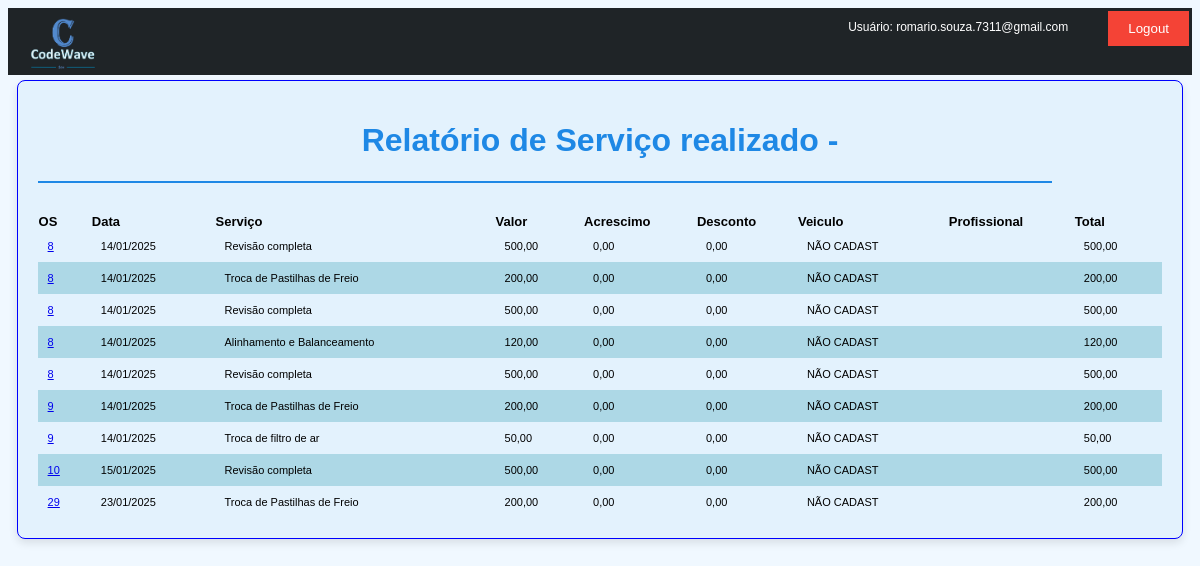
Page /servicos_por_funcionario/00000000000000 (signed in) on the committed database.
### loja/models.py (models this page shows, shortened)
class OS(models.Model):
    os = models.DecimalField(max_digits=100, decimal_places=0, default=0)
    data_cadastro = models.DateTimeField(default=datetime.now)
    servico = models.ForeignKey(TipoServicos, null=True, blank=True, on_delete=models.SET_NULL)
    valor_no_momento = models.DecimalField(max_digits=10, decimal_places=2, default=0)
    acrescimo = models.DecimalField(max_digits=10, decimal_places=2, default=0)
    desconto = models.DecimalField(max_digits=10, decimal_places=2, default=0)
    veiculo = models.ForeignKey(Veiculos, null=True, blank=True, on_delete=models.SET_NULL)
    profissional = models.ForeignKey(Profissional, null=True, blank=True, on_delete=models.SET_NULL)
    total = models.DecimalField(max_digits=10, decimal_places=2, default=0)
    status = models.BooleanField(default=False)
    obs = models.CharField(null=True, blank=True, max_length=20)

class TipoServicos(models.Model):
    nome = models.CharField(max_length=200)
    valor = models.DecimalField(max_digits=10, decimal_places=2, default=0)

class Veiculos(models.Model):
    cliente = models.ForeignKey(Cliente, null=True, blank=True, on_delete=models.SET_NULL)
    marca = models.ForeignKey(Marca, null=True, blank=True, on_delete=models.SET_NULL)
    ano = models.CharField(max_length=20)
    motor = models.ForeignKey(Motor, null=True, blank=True, on_delete=models.SET_NULL)
    combustivel = models.CharField(max_length=20, null=False, blank=False)
    transmissao = models.CharField(max_length=20, null=False, blank=False)
    placa = models.CharField(max_length=10, null=False, blank=False)
    data_cadastro = models.DateField(default=date.today)

### loja/views.py (the view)
# urls.py: path('servicos_por_funcionario/<str:cpf>', servicos_por_funcionario, name='servicos_por_funcionario'),
@login_required(login_url='/')
def servicos_por_funcionario(request, cpf):
    nome_usuario = request.user.username
    funcionario = Profissional.objects.get(cpf=cpf)
    os = OS.objects.filter(profissional=funcionario)
    return render(request, 'servicos_por_funcionario.html', {'os': os, 'nome_usuario':nome_usuario})

### loja/templates/servicos_por_funcionario.html
{% extends 'base.html' %} {% load static %} {% block body %}
<div class="form_fornecedor form_fornecedor_relatorio">
  <h1>Relatório de Serviço realizado - {{ os.profissional.nome }}</h1>
  <hr style="width: 90%; background-color: black; margin: 0 0 30px 0;">
  <table>
    <thead>
        <tr>
            <th class="cabec_rel_prod">OS</th>
            <th class="cabec_rel_prod">Data</th>
            <th class="cabec_rel_prod">Serviço</th>
            <th class="cabec_rel_prod">Valor</th>
            <th class="cabec_rel_prod">Acrescimo</th>
            <th class="cabec_rel_prod">Desconto</th>
            <th class="cabec_rel_prod">Veiculo</th>
            <th class="cabec_rel_prod">Profissional</th>
            <th class="cabec_rel_prod">Total</th>
        </tr>
    </thead>
    <tbody>
        {% if os %}
            {% for item in os %}
            <tr>
                {% load static %}
                <td class="font_rel_est">
                    <a href="{% static 'imagens/os/os_'%}{{item.os}}.pdf" target="_blank">
                        {{item.os}}
                    </a>
                </td>
                <td class="font_rel_est">{{ item.data_cadastro|date:"d/m/Y" }}</td>
                <td class="font_rel_est">{{ item.servico.nome }}</td>
                <td class="font_rel_est">{{ item.valor_no_momento }}</td>
                <td class="font_rel_est">{{ item.acrescimo }}</td>
                <td class="font_rel_est">{{ item.desconto }}</td>
                <td class="font_rel_est">{{ item.veiculo.placa }}</td>
                <td class="font_rel_est"></td>
                <td class="font_rel_est">{{ item.total }}</td>
            </tr>
            {% endfor %}
        {% else %}
            <tr>
                <td colspan="8" class="font_rel_est" style="text-align: center; font-weight: bold;">
                    Cliente sem nenhum serviço cadastrado
                </td>
            </tr>
        {% endif %}
    </tbody>
  </table>
</div>
{% endblock %}

### loja/templates/base.html (shortened to what this page needs)
{% load static %}
<!DOCTYPE html>
<html lang="pt-br">
  <head>
    <link rel="stylesheet" type="text/css" href="{% static 'css/main.css' %}" />
  </head>
  <body>
    <div class="espaco_logo">
      <a class="imagem_logo" href="{% url 'menu' %}">
        <img src="{% static 'imagens/logo.jpeg' %}" alt="Logo" width="70px" />
      </a>
      <p class="nome_do_usuario">Usuário: {{ nome_usuario }}</p>
      <form method="POST" action="{% url 'logout' %}">
        <button class="btn-logout" type="submit">Logout</button>
      </form>
    </div>
    {% block body %} {% endblock %}
  </body>
</html>

### static/css/main.css (style rules this page uses)
.cabec_rel_prod { font-family: Arial, sans-serif; font-size: 13px; }
.font_rel_est { font-weight: normal; font-family: Arial, sans-serif; font-size: 11px; }
tbody td { font-weight: normal; font-family: Arial, sans-serif; font-size: 14px; }
table { width: 100%; border-collapse: collapse; }
th, td { text-align: left; }
tr:nth-child(even) { background-color: #add8e6; }
body { font-family: Arial, sans-serif; background-color: #f0f8ff; }
.form_fornecedor { width: 50%; margin: auto; border: 1px solid blue; background-color: #e3f2fd; border-radius: 8px; padding: 20px; box-shadow: 0px 4px 8px rgba(0, 0, 0, 0.1); }
h1 { text-align: center; color: #1e88e5; }
hr { border: 1px solid #1e88e5; }
td { padding: 10px; }
.espaco_logo { display: flex; background-color: rgba(1, 5, 8, 0.871); width: 100%; margin: 0 0 5px 0; }
.imagem_logo { margin: 0 0 0 20px; }
.nome_do_usuario { color: #ffffff; margin-left: auto; padding: 0 40px 0 0; font-size: 12px; }
.btn-logout { background-color: #f44336; color: white; border: none; padding: 10px 20px; cursor: pointer; margin: 3px 3px 0 0; }
.form_fornecedor_relatorio { width: 95%; }

### rows in the picture
OS: os "8", data_cadastro "14/01/2025", servico.nome "Revisão completa", valor_no_momento "500,00", acrescimo "0,00", desconto "0,00", veiculo.placa "NÃO CADAST", total "500,00"
OS: os "8", data_cadastro "14/01/2025", servico.nome "Troca de Pastilhas de Freio", valor_no_momento "200,00", acrescimo "0,00", desconto "0,00", veiculo.placa "NÃO CADAST", total "200,00"
OS: os "8", data_cadastro "14/01/2025", servico.nome "Revisão completa", valor_no_momento "500,00", acrescimo "0,00", desconto "0,00", veiculo.placa "NÃO CADAST", total "500,00"
OS: os "8", data_cadastro "14/01/2025", servico.nome "Alinhamento e Balanceamento", valor_no_momento "120,00", acrescimo "0,00", desconto "0,00", veiculo.placa "NÃO CADAST", total "120,00"
OS: os "8", data_cadastro "14/01/2025", servico.nome "Revisão completa", valor_no_momento "500,00", acrescimo "0,00", desconto "0,00", veiculo.placa "NÃO CADAST", total "500,00"
OS: os "9", data_cadastro "14/01/2025", servico.nome "Troca de Pastilhas de Freio", valor_no_momento "200,00", acrescimo "0,00", desconto "0,00", veiculo.placa "NÃO CADAST", total "200,00"
OS: os "9", data_cadastro "14/01/2025", servico.nome "Troca de filtro de ar", valor_no_momento "50,00", acrescimo "0,00", desconto "0,00", veiculo.placa "NÃO CADAST", total "50,00"
OS: os "10", data_cadastro "15/01/2025", servico.nome "Revisão completa", valor_no_momento "500,00", acrescimo "0,00", desconto "0,00", veiculo.placa "NÃO CADAST", total "500,00"
OS: os "29", data_cadastro "23/01/2025", servico.nome "Troca de Pastilhas de Freio", valor_no_momento "200,00", acrescimo "0,00", desconto "0,00", veiculo.placa "NÃO CADAST", total "200,00"

### other values in the picture
{{ nome_usuario }} "romario.souza.7311@gmail.com"
